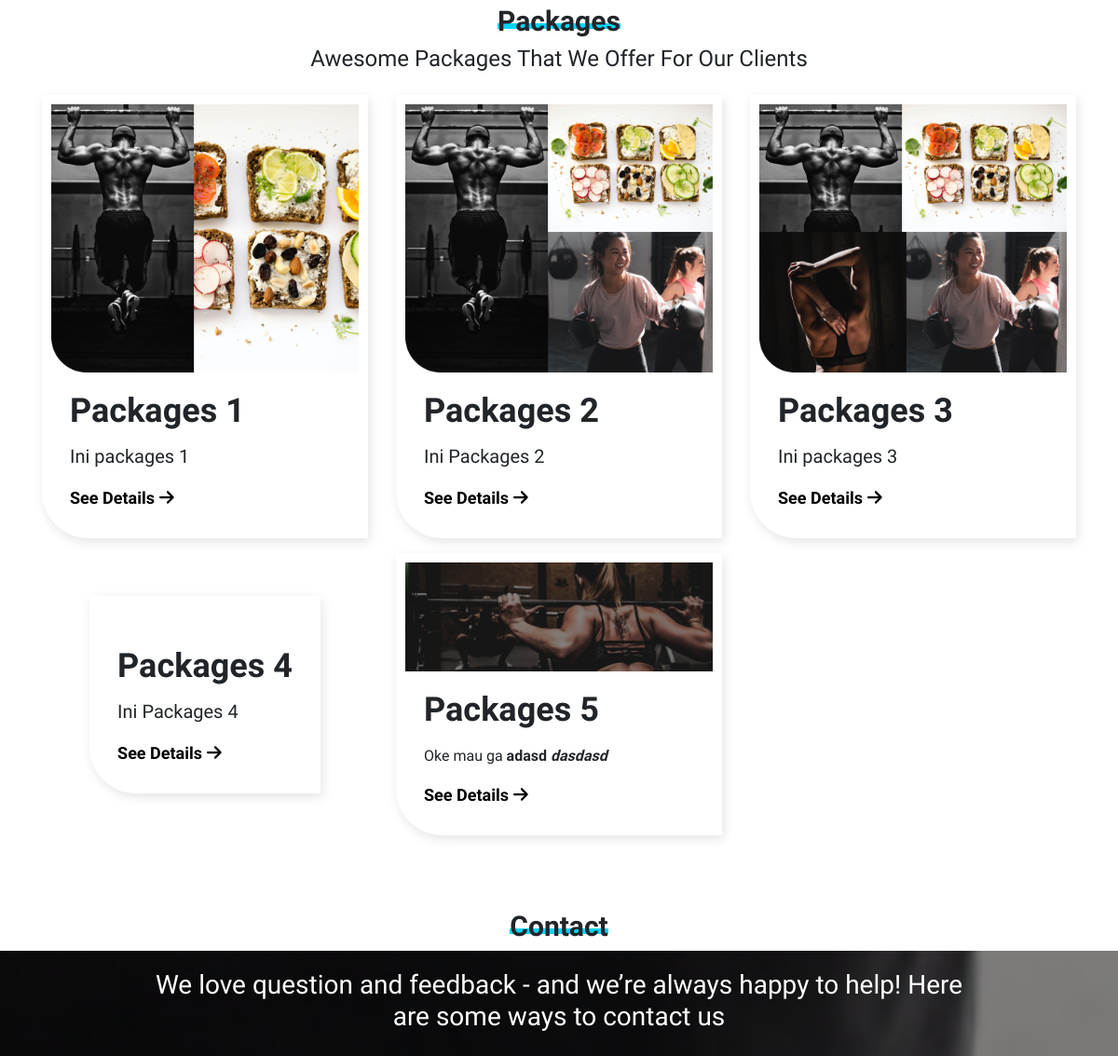
Before: /home/services (middle part) with the older database file.
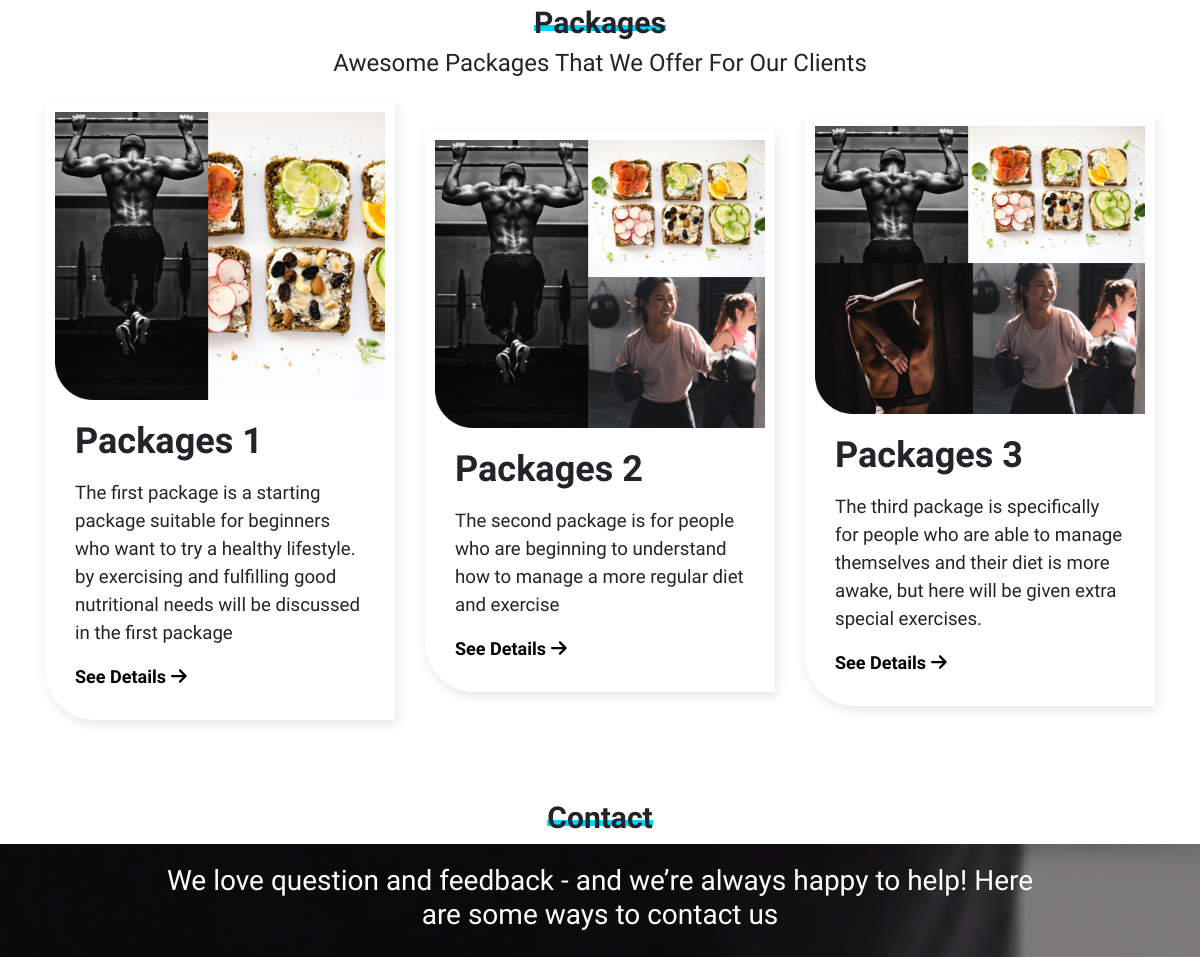
After: the same page with the newer database file.
### tables this page shows
CREATE TABLE `packages` (
  `id` int(11) NOT NULL,
  `title_packages` text NOT NULL,
  `slug` varchar(100) NOT NULL,
  `descriptions` text NOT NULL,
  `photos` varchar(255) NOT NULL,
  `created_at` timestamp NOT NULL DEFAULT CURRENT_TIMESTAMP
);

### app/core/Controller.php (called while the page is built, shortened)
<?php
class Controller
{
    public function view($view, $data = [])
    {
        require_once 'app/views/'. $view . '.php';
    }
    public function model($model)
    {
        return new $model;
    }
}

### app/controllers/home.php (called while the page is built, shortened)
<?php
class Home extends Controller
{
    public function services()
    {
        $data['title'] = 'Future Body Project - Services';
        $data['set_active'] = 'our-services';
        $data['packages'] = $this->model("Packages_model")->getAllPackages();
        $this->view('layouts/header', $data);
        $this->view('home/packages', $data);
        $this->view('layouts/footer',$data);
    }
}

### app/core/App.php (called while the page is built, shortened)
<?php
class App
{
    protected $method = 'index';
    protected $params = [];
    public function __construct()
    {
        $url = $this->parseURL();
        if (file_exists('app/controllers/'. $url[0] .'.php')) {
            unset($url[0]);
        }
        $this->controller = new $this->controller;
        if (isset($url[1])) {
            if(method_exists($this->controller, $url[1])) {
                $this->method = $url[1];
            }
        }
        call_user_func_array([$this->controller, $this->method], $this->params);
    }
    public function parseURL()
    {
        if (isset($_GET['url'])) {
            $url = rtrim($_GET['url'], '/');
            $url = filter_var($url, FILTER_SANITIZE_URL);
            $url = explode('/', $url);
            return $url;
        }
    }
}

### index.php (called while the page is built, shortened)
<?php
$app = new App;

### app/core/Database.php (called while the page is built, shortened)
<?php
class Database
{
    private $host = DB_HOST;
    private $user = DB_USER;
    private $pass = DB_PASS;
    private $name = DB_NAME;
    private $dbh;
    private $stmt;
    public function __construct()
    {
        $dsn = 'mysql:host=' . $this->host . ';dbname=' . $this->name;
        $option = [
            PDO::ATTR_PERSISTENT => true,
            PDO::ATTR_ERRMODE => PDO::ERRMODE_EXCEPTION
        ];
        try {
            $this->dbh = new PDO($dsn, $this->user, $this->pass, $option);
        } catch (PDOException $e) {
            die($e->getMessage());
        }
    }
    public function query($query)
    {
        $this->stmt = $this->dbh->prepare($query);
    }
    public function execute()
    {
        $this->stmt->execute();
    }
    public function resultAll()
    {
        $this->execute();
        return $this->stmt->fetchAll(PDO::FETCH_ASSOC);
    }
}

### app/models/Packages_model.php (called while the page is built, shortened)
<?php
class Packages_model {
    private $db;
    public function __construct()
    {
        $this->db = new Database;
    }
    public function getAllPackages()
    {
        $this->db->query('SELECT * FROM packages');
        return $this->db->resultAll();
    }
}

### app/views/home/packages.php (the view, shortened to what this page needs)
<div class="container" style="margin-top: 5em">
    <div class="row">
        <div class="col-lg-12 col-md-12 text-center">
            <h2 class="text-title">
                <span class="underline-title-text">Packages</span>
            </h2>
            <h2 class="subtitle-text">
                Awesome Packages That We Offer For Our Clients
            </h2>
        </div>
    </div>
</div>
<div class="container">
    <div class="row">
        <?php foreach($data['packages'] as $packages) : ?>
        <div class="col-lg-4 col-md-6 col-sm-6 align-items-center justify-content-center d-flex" data-aos="fade-up"
            data-aos-anchor-placement="top-bottom" data-aos-duration="1000">
            <div class="card-pages-services card mt-3">
                <div class="row no-gutters">
                    <div class="col-lg-12 col-md-12 col-sm-12">
                        <?php if($packages['photos']) : ?>
                        <img class="mt-0" src="<?= baseurl ?>/assets/images/<?= $packages['photos'] ?>" alt=""
                            style="width: 100%">
                        <?php else : ?>
                        <img class="mt-0" src="<?= baseurl ?>/assets/images/default.jpg" alt="" style="width: 100%" />
                        <?php endif; ?>
                    </div>
                    <div class="col-lg-12 col-md-12 col-sm-12">
                        <div class="card-body card-body-packages">
                            <h5 class="card-title title-packages-card"><?= $packages['title_packages']?></h5>
                            <p class="card-text subtitle-packages">
                                <?= html_entity_decode($packages['descriptions'])?>
                            </p>
                            <a href="<?= baseurl?>/home/detail_packages/<?= $packages['id']?>">See Details<i
                                    class="fas fa-arrow-right" style="margin-left: 5px; padding-top: 2px"></i></a>
                        </div>
                    </div>
                </div>
            </div>
        </div>
        <?php endforeach; ?>
    </div>
</div>
<div class="container-lg" style="margin-top: 5em">
    <div class="row">
        <div class="col-lg-12 col-md-12 text-center">
            <h2 class="text-title">
                <span class="underline-title-text">Contact</span>
            </h2>
        </div>
    </div>
</div>
<div class="bg-contact">
    <h1 class="subtitle-contact">
        We love question and feedback - and we’re always happy to help! Here
        <br />
        are some ways to contact us
    </h1>
</div>

### app/views/layouts/header.php (shortened to what this page needs)
<!DOCTYPE html>
<html lang="en">
<head>
    <link rel="stylesheet" href="<?= baseurl; ?>/assets/style/main.css" />
    <link rel="stylesheet" href="https://cdn.jsdelivr.net/npm/bootstrap@4.6.0/dist/css/bootstrap.min.css"
 />
    <link rel="stylesheet" href="<?= baseurl; ?>/assets/style/font-awesome/css/all.css" />
    <link rel="stylesheet" href="https://unpkg.com/aos@next/dist/aos.css" />
</head>
<body>

### app/views/layouts/footer.php (shortened to what this page needs)
</body>
</html>

### assets/style/main.css (style rules this page uses)
* { font-family: "Darker Grotesque", sans-serif; }
.text-title { font-weight: 800; font-size: 30px; }
.subtitle-text { font-weight: 200; font-size: 24px; }
.underline-title-text { background-image: -webkit-gradient(linear, left top, left bottom, to(#00d5ff)); background-image: linear-gradient(#00d5ff 100%); background-repeat: no-repeat; background-size: 100% 0.2em; background-position: 0 70%; }
img { max-width: 100%; height: auto; }
.container { position: relative; }
.subtitle-contact { font-weight: 400; font-size: 28px; color: #fff; text-align: center; padding: 20px; }
.card-pages-services { border: none !important; padding: 10px; position: relative; display: -webkit-box; display: -ms-flexbox; display: flex; -webkit-box-orient: vertical; -webkit-box-direction: normal; -ms-flex-direction: column; flex-direction: column; min-width: 0; word-wrap: break-word; background-color: #fff; background-clip: border-box; -webkit-box-shadow: 2px 4px 12px #e5e5e5 !important; box-shadow: 2px 4px 12px #e5e5e5 !important; border-radius: 0px 0px 0px 50px !important; }
.card-pages-services img { margin-top: 2rem; }
.card-body-packages a { text-decoration: none; color: #000; font-weight: bold; font-size: 18px; }
.title-packages-card { font-weight: bold; font-size: 36px; }
.subtitle-packages { font-weight: 500; font-size: 20px; }

Changed rows visible on the page:
removed packages: title_packages "Packages 4", descriptions "Ini Packages 4"
removed packages: photos (picture), title_packages "Packages 5", descriptions "Oke mau ga adasd dasdasd"
changed packages "Packages 1": descriptions "Ini packages 1" → "The first package is a starting package suitable for beginners who want to try a healthy lifestyle. by exercising and fulfilling good nutritional needs will be discussed in the first package"
changed packages "Packages 2": descriptions "Ini Packages 2" → "The second package is for people who are beginning to understand how to manage a more regular diet and exercise"
changed packages "Packages 3": descriptions "Ini packages 3" → "The third package is specifically for people who are able to manage themselves and their diet is more awake, but here will be given extra special exercises."
